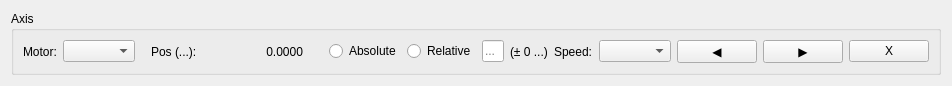
<?xml version="1.0" encoding="UTF-8"?>
<ui version="4.0">
 <class>AxisControlWidget</class>
 <widget class="QWidget" name="AxisControlWidget">
  <property name="geometry">
   <rect>
    <x>0</x>
    <y>0</y>
    <width>852</width>
    <height>81</height>
   </rect>
  </property>
  <property name="windowTitle">
   <string>Form</string>
  </property>
  <layout class="QHBoxLayout" name="horizontalLayout" stretch="1">
   <item>
    <widget class="QGroupBox" name="container">
     <property name="title">
      <string>Axis</string>
     </property>
     <layout class="QHBoxLayout" name="horizontalLayout_2">
      <item>
       <widget class="QLabel" name="label">
        <property name="text">
         <string>Motor:</string>
        </property>
       </widget>
      </item>
      <item>
       <widget class="QComboBox" name="motorComboBox"/>
      </item>
      <item>
       <spacer name="horizontalSpacer_4">
        <property name="orientation">
         <enum>Qt::Horizontal</enum>
        </property>
        <property name="sizeType">
         <enum>QSizePolicy::Fixed</enum>
        </property>
        <property name="sizeHint" stdset="0">
         <size>
          <width>10</width>
          <height>20</height>
         </size>
        </property>
       </spacer>
      </item>
      <item>
       <widget class="QLabel" name="positionUnitLabel">
        <property name="text">
         <string>Pos (...):</string>
        </property>
       </widget>
      </item>
      <item>
       <widget class="QLabel" name="currentPositionLabel">
        <property name="minimumSize">
         <size>
          <width>100</width>
          <height>0</height>
         </size>
        </property>
        <property name="text">
         <string>0.0000</string>
        </property>
        <property name="alignment">
         <set>Qt::AlignRight|Qt::AlignTrailing|Qt::AlignVCenter</set>
        </property>
       </widget>
      </item>
      <item>
       <spacer name="horizontalSpacer_3">
        <property name="orientation">
         <enum>Qt::Horizontal</enum>
        </property>
        <property name="sizeType">
         <enum>QSizePolicy::Fixed</enum>
        </property>
        <property name="sizeHint" stdset="0">
         <size>
          <width>20</width>
          <height>20</height>
         </size>
        </property>
       </spacer>
      </item>
      <item>
       <widget class="QRadioButton" name="absoluteRadioButton">
        <property name="text">
         <string>Absolute</string>
        </property>
       </widget>
      </item>
      <item>
       <widget class="QRadioButton" name="relativeRadioButton">
        <property name="text">
         <string>Relative</string>
        </property>
       </widget>
      </item>
      <item>
       <widget class="QLineEdit" name="valueLineEdit">
        <property name="placeholderText">
         <string>...</string>
        </property>
       </widget>
      </item>
      <item>
       <widget class="QLabel" name="rangeLabel">
        <property name="text">
         <string>(± 0 ...)</string>
        </property>
       </widget>
      </item>
      <item>
       <widget class="QLabel" name="label_4">
        <property name="text">
         <string>Speed:</string>
        </property>
       </widget>
      </item>
      <item>
       <widget class="QComboBox" name="speedComboBox"/>
      </item>
      <item>
       <widget class="QPushButton" name="ccwButton">
        <property name="text">
         <string>◀</string>
        </property>
       </widget>
      </item>
      <item>
       <widget class="QPushButton" name="cwButton">
        <property name="text">
         <string>▶</string>
        </property>
       </widget>
      </item>
      <item>
       <widget class="QPushButton" name="removeButton">
        <property name="text">
         <string>X</string>
        </property>
       </widget>
      </item>
     </layout>
    </widget>
   </item>
  </layout>
 </widget>
 <resources/>
 <connections/>
</ui>
